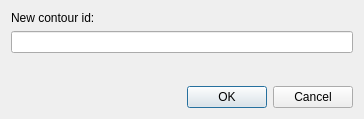
<?xml version="1.0" encoding="UTF-8"?>
<ui version="4.0">
 <class>SolarusEditor::ChangeBorderSetIdDialog</class>
 <widget class="QDialog" name="SolarusEditor::ChangeBorderSetIdDialog">
  <property name="geometry">
   <rect>
    <x>0</x>
    <y>0</y>
    <width>364</width>
    <height>119</height>
   </rect>
  </property>
  <property name="windowTitle">
   <string>Border set id</string>
  </property>
  <layout class="QVBoxLayout" name="verticalLayout">
   <item>
    <widget class="QLabel" name="border_set_id_label">
     <property name="text">
      <string>New contour id:</string>
     </property>
    </widget>
   </item>
   <item>
    <widget class="QLineEdit" name="border_set_id_field"/>
   </item>
   <item>
    <spacer name="verticalSpacer">
     <property name="orientation">
      <enum>Qt::Orientation::Vertical</enum>
     </property>
     <property name="sizeType">
      <enum>QSizePolicy::Policy::MinimumExpanding</enum>
     </property>
     <property name="sizeHint" stdset="0">
      <size>
       <width>0</width>
       <height>0</height>
      </size>
     </property>
    </spacer>
   </item>
   <item>
    <widget class="QDialogButtonBox" name="button_box">
     <property name="orientation">
      <enum>Qt::Orientation::Horizontal</enum>
     </property>
     <property name="standardButtons">
      <set>QDialogButtonBox::StandardButton::Cancel|QDialogButtonBox::StandardButton::Ok</set>
     </property>
    </widget>
   </item>
  </layout>
 </widget>
 <resources/>
 <connections>
  <connection>
   <sender>button_box</sender>
   <signal>accepted()</signal>
   <receiver>SolarusEditor::ChangeBorderSetIdDialog</receiver>
   <slot>accept()</slot>
   <hints>
    <hint type="sourcelabel">
     <x>248</x>
     <y>254</y>
    </hint>
    <hint type="destinationlabel">
     <x>157</x>
     <y>274</y>
    </hint>
   </hints>
  </connection>
  <connection>
   <sender>button_box</sender>
   <signal>rejected()</signal>
   <receiver>SolarusEditor::ChangeBorderSetIdDialog</receiver>
   <slot>reject()</slot>
   <hints>
    <hint type="sourcelabel">
     <x>316</x>
     <y>260</y>
    </hint>
    <hint type="destinationlabel">
     <x>286</x>
     <y>274</y>
    </hint>
   </hints>
  </connection>
 </connections>
</ui>
